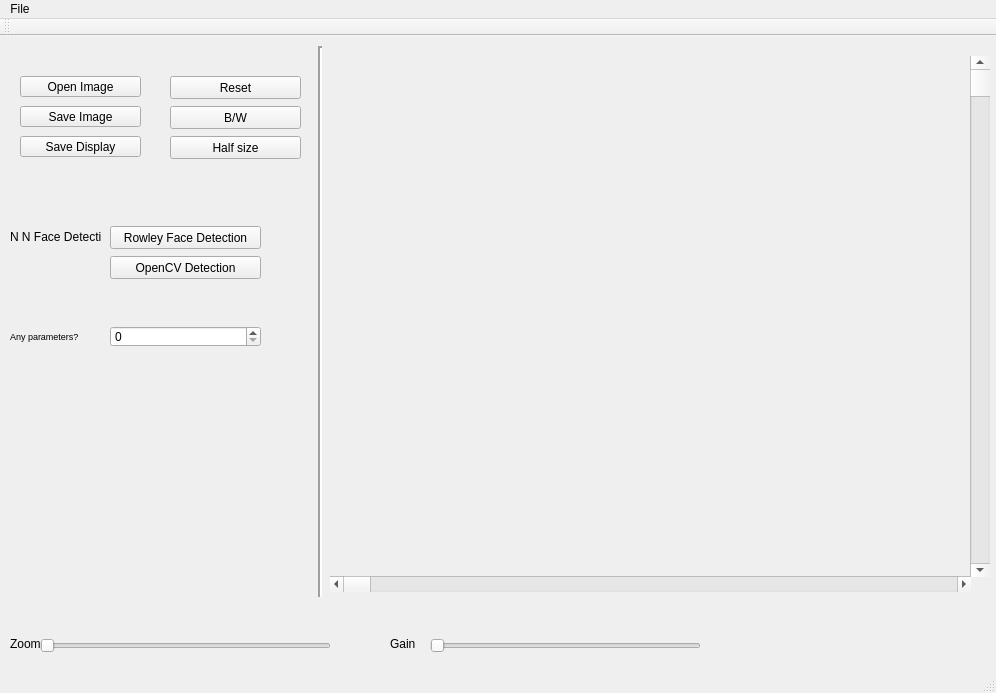
<?xml version="1.0" encoding="UTF-8"?>
<ui version="4.0">
 <class>MainWindow</class>
 <widget class="QMainWindow" name="MainWindow">
  <property name="geometry">
   <rect>
    <x>0</x>
    <y>0</y>
    <width>996</width>
    <height>693</height>
   </rect>
  </property>
  <property name="windowTitle">
   <string>MainWindow</string>
  </property>
  <widget class="QWidget" name="centralWidget">
   <widget class="QPushButton" name="openButton">
    <property name="geometry">
     <rect>
      <x>20</x>
      <y>40</y>
      <width>121</width>
      <height>21</height>
     </rect>
    </property>
    <property name="text">
     <string>Open Image</string>
    </property>
   </widget>
   <widget class="QLabel" name="ImgDisplay">
    <property name="geometry">
     <rect>
      <x>330</x>
      <y>19</y>
      <width>640</width>
      <height>521</height>
     </rect>
    </property>
    <property name="text">
     <string/>
    </property>
   </widget>
   <widget class="QPushButton" name="saveButton">
    <property name="geometry">
     <rect>
      <x>20</x>
      <y>70</y>
      <width>121</width>
      <height>21</height>
     </rect>
    </property>
    <property name="text">
     <string>Save Image</string>
    </property>
   </widget>
   <widget class="QPushButton" name="resetButton">
    <property name="geometry">
     <rect>
      <x>170</x>
      <y>40</y>
      <width>131</width>
      <height>23</height>
     </rect>
    </property>
    <property name="text">
     <string>Reset</string>
    </property>
   </widget>
   <widget class="QPushButton" name="bwButton">
    <property name="geometry">
     <rect>
      <x>170</x>
      <y>70</y>
      <width>131</width>
      <height>23</height>
     </rect>
    </property>
    <property name="text">
     <string>B/W</string>
    </property>
   </widget>
   <widget class="QSlider" name="zoomSlider">
    <property name="geometry">
     <rect>
      <x>40</x>
      <y>600</y>
      <width>291</width>
      <height>19</height>
     </rect>
    </property>
    <property name="maximum">
     <number>999</number>
    </property>
    <property name="orientation">
     <enum>Qt::Horizontal</enum>
    </property>
   </widget>
   <widget class="QLabel" name="label">
    <property name="geometry">
     <rect>
      <x>10</x>
      <y>600</y>
      <width>31</width>
      <height>16</height>
     </rect>
    </property>
    <property name="text">
     <string>Zoom</string>
    </property>
   </widget>
   <widget class="QScrollBar" name="horizontalScrollBar">
    <property name="geometry">
     <rect>
      <x>330</x>
      <y>540</y>
      <width>641</width>
      <height>16</height>
     </rect>
    </property>
    <property name="maximum">
     <number>999</number>
    </property>
    <property name="orientation">
     <enum>Qt::Horizontal</enum>
    </property>
   </widget>
   <widget class="QScrollBar" name="verticalScrollBar">
    <property name="geometry">
     <rect>
      <x>970</x>
      <y>20</y>
      <width>20</width>
      <height>521</height>
     </rect>
    </property>
    <property name="maximum">
     <number>999</number>
    </property>
    <property name="orientation">
     <enum>Qt::Vertical</enum>
    </property>
   </widget>
   <widget class="QPushButton" name="saveDisplayButton">
    <property name="geometry">
     <rect>
      <x>20</x>
      <y>100</y>
      <width>121</width>
      <height>21</height>
     </rect>
    </property>
    <property name="text">
     <string>Save Display</string>
    </property>
   </widget>
   <widget class="QPushButton" name="halfButton">
    <property name="geometry">
     <rect>
      <x>170</x>
      <y>100</y>
      <width>131</width>
      <height>23</height>
     </rect>
    </property>
    <property name="text">
     <string>Half size</string>
    </property>
   </widget>
   <widget class="Line" name="line">
    <property name="geometry">
     <rect>
      <x>310</x>
      <y>10</y>
      <width>20</width>
      <height>551</height>
     </rect>
    </property>
    <property name="lineWidth">
     <number>2</number>
    </property>
    <property name="orientation">
     <enum>Qt::Vertical</enum>
    </property>
   </widget>
   <widget class="QSlider" name="brightnessSlider">
    <property name="geometry">
     <rect>
      <x>430</x>
      <y>600</y>
      <width>271</width>
      <height>19</height>
     </rect>
    </property>
    <property name="maximum">
     <number>999</number>
    </property>
    <property name="orientation">
     <enum>Qt::Horizontal</enum>
    </property>
   </widget>
   <widget class="QLabel" name="label_14">
    <property name="geometry">
     <rect>
      <x>390</x>
      <y>600</y>
      <width>31</width>
      <height>16</height>
     </rect>
    </property>
    <property name="text">
     <string>Gain</string>
    </property>
   </widget>
   <widget class="QPushButton" name="rowleyButton">
    <property name="geometry">
     <rect>
      <x>110</x>
      <y>190</y>
      <width>151</width>
      <height>23</height>
     </rect>
    </property>
    <property name="text">
     <string>Rowley Face Detection</string>
    </property>
   </widget>
   <widget class="QPushButton" name="oCV_Button">
    <property name="geometry">
     <rect>
      <x>110</x>
      <y>220</y>
      <width>151</width>
      <height>23</height>
     </rect>
    </property>
    <property name="text">
     <string>OpenCV Detection</string>
    </property>
   </widget>
   <widget class="QLabel" name="label_15">
    <property name="geometry">
     <rect>
      <x>10</x>
      <y>190</y>
      <width>91</width>
      <height>21</height>
     </rect>
    </property>
    <property name="text">
     <string>N N Face Detection:</string>
    </property>
   </widget>
   <widget class="QLabel" name="label_16">
    <property name="geometry">
     <rect>
      <x>10</x>
      <y>290</y>
      <width>91</width>
      <height>21</height>
     </rect>
    </property>
    <property name="font">
     <font>
      <pointsize>7</pointsize>
     </font>
    </property>
    <property name="text">
     <string>Any parameters?</string>
    </property>
   </widget>
   <widget class="QSpinBox" name="randomNumBox">
    <property name="geometry">
     <rect>
      <x>110</x>
      <y>290</y>
      <width>151</width>
      <height>21</height>
     </rect>
    </property>
   </widget>
  </widget>
  <widget class="QStatusBar" name="statusBar"/>
  <widget class="QToolBar" name="mainToolBar">
   <attribute name="toolBarArea">
    <enum>TopToolBarArea</enum>
   </attribute>
   <attribute name="toolBarBreak">
    <bool>false</bool>
   </attribute>
  </widget>
  <widget class="QMenuBar" name="menuBar">
   <property name="geometry">
    <rect>
     <x>0</x>
     <y>0</y>
     <width>996</width>
     <height>21</height>
    </rect>
   </property>
   <widget class="QMenu" name="menuFile">
    <property name="title">
     <string>File</string>
    </property>
    <addaction name="actionOpen"/>
   </widget>
   <addaction name="menuFile"/>
  </widget>
  <action name="actionOpen">
   <property name="text">
    <string>Open</string>
   </property>
  </action>
 </widget>
 <layoutdefault spacing="6" margin="11"/>
 <resources/>
 <connections/>
</ui>
